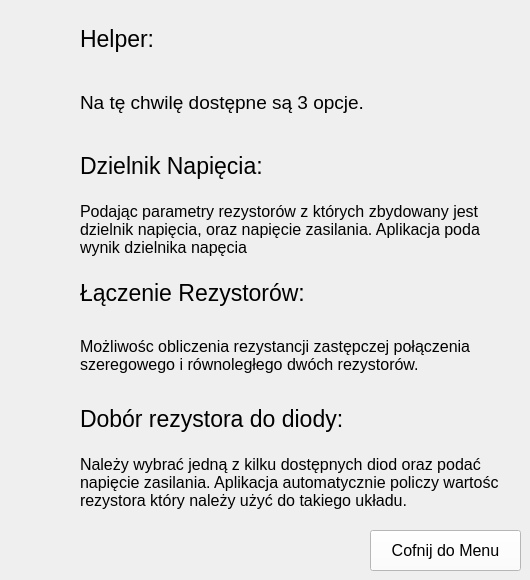
      <widget class="QWidget" name="Pomoc">
       <widget class="QWidget" name="gridLayoutWidget_3">
        <property name="geometry">
         <rect>
          <x>80</x>
          <y>10</y>
          <width>441</width>
          <height>501</height>
         </rect>
        </property>
        <layout class="QGridLayout" name="gridLayout_4">
         <item row="5" column="0">
          <widget class="QLabel" name="label_21">
           <property name="font">
            <font>
             <pointsize>12</pointsize>
            </font>
           </property>
           <property name="text">
            <string>Możliwośc obliczenia rezystancji zastępczej połączenia szeregowego i równoległego dwóch rezystorów. </string>
           </property>
           <property name="wordWrap">
            <bool>true</bool>
           </property>
          </widget>
         </item>
         <item row="6" column="0">
          <widget class="QLabel" name="label_22">
           <property name="font">
            <font>
             <pointsize>17</pointsize>
            </font>
           </property>
           <property name="text">
            <string>Dobór rezystora do diody:</string>
           </property>
          </widget>
         </item>
         <item row="1" column="0">
          <widget class="QLabel" name="label_11">
           <property name="font">
            <font>
             <pointsize>14</pointsize>
            </font>
           </property>
           <property name="text">
            <string>Na tę chwilę dostępne są 3 opcje.</string>
           </property>
          </widget>
         </item>
         <item row="7" column="0">
          <widget class="QLabel" name="label_23">
           <property name="font">
            <font>
             <pointsize>12</pointsize>
            </font>
           </property>
           <property name="text">
            <string>Należy wybrać jedną z kilku dostępnych diod oraz podać napięcie zasilania. Aplikacja automatycznie policzy wartośc rezystora który należy użyć do takiego układu.</string>
           </property>
           <property name="wordWrap">
            <bool>true</bool>
           </property>
          </widget>
         </item>
         <item row="3" column="0">
          <widget class="QLabel" name="label_18">
           <property name="font">
            <font>
             <pointsize>12</pointsize>
            </font>
           </property>
           <property name="text">
            <string>Podając parametry rezystorów z których zbydowany jest dzielnik napięcia, oraz napięcie zasilania. Aplikacja poda wynik dzielnika napęcia</string>
           </property>
           <property name="wordWrap">
            <bool>true</bool>
           </property>
          </widget>
         </item>
         <item row="2" column="0">
          <widget class="QLabel" name="label_16">
           <property name="font">
            <font>
             <pointsize>17</pointsize>
            </font>
           </property>
           <property name="text">
            <string>Dzielnik Napięcia:</string>
           </property>
          </widget>
         </item>
         <item row="0" column="0">
          <widget class="QLabel" name="label">
           <property name="maximumSize">
            <size>
             <width>16777215</width>
             <height>16777215</height>
            </size>
           </property>
           <property name="font">
            <font>
             <pointsize>17</pointsize>
            </font>
           </property>
           <property name="text">
            <string>Helper:</string>
           </property>
           <property name="wordWrap">
            <bool>true</bool>
           </property>
          </widget>
         </item>
         <item row="4" column="0">
          <widget class="QLabel" name="label_20">
           <property name="font">
            <font>
             <pointsize>17</pointsize>
            </font>
           </property>
           <property name="text">
            <string>Łączenie Rezystorów:</string>
           </property>
          </widget>
         </item>
        </layout>
       </widget>
       <widget class="QPushButton" name="DoMenu">
        <property name="geometry">
         <rect>
          <x>370</x>
          <y>530</y>
          <width>151</width>
          <height>41</height>
         </rect>
        </property>
        <property name="font">
         <font>
          <pointsize>12</pointsize>
         </font>
        </property>
        <property name="styleSheet">
         <string notr="true">background-color: rgb(255, 255, 255)</string>
        </property>
        <property name="text">
         <string>Cofnij do Menu</string>
        </property>
       </widget>
      </widget>
